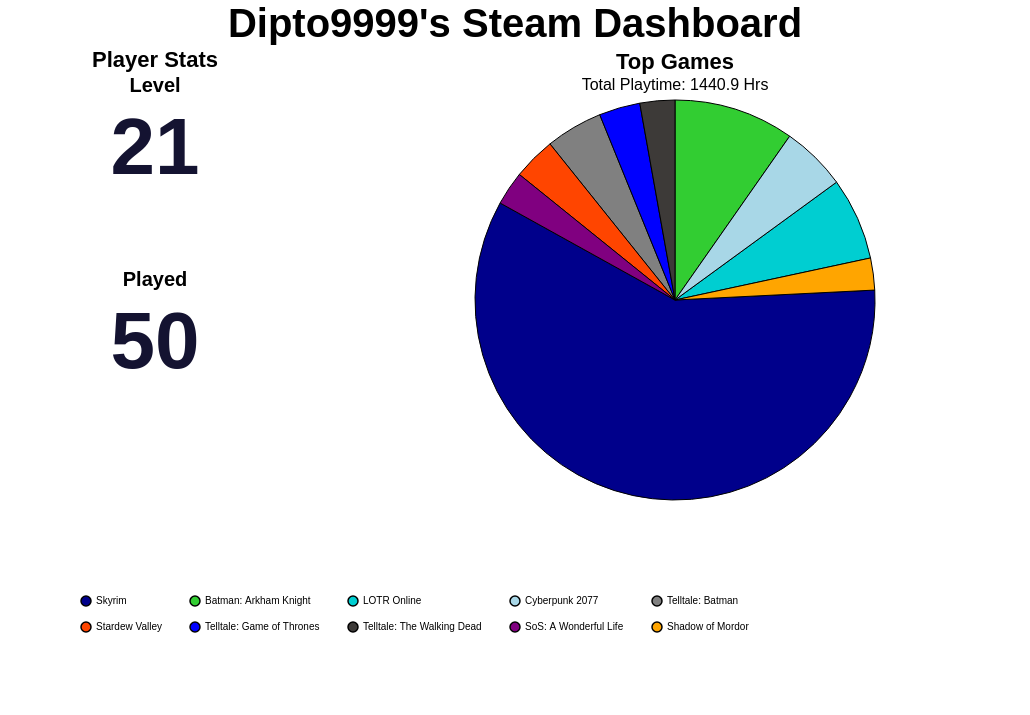

Vega-Lite specification stored for this chart:
### Vega-Lite specification from a JSON file in a GitHub repository (floating-point values rounded to 4 significant figures)
{"background": null, "config": {"view": {"continuousWidth": 300, "continuousHeight": 300, "strokeOpacity": 0, "strokeWidth": 1.5}, "axis": {"labelFontSize": 12, "titleFontSize": 16}, "legend": {"labelFontSize": 12, "titleFontSize": 16}}, "hconcat": [{"vconcat": [{"data": {"name": "data-ce2f25787bade8ca3fba4cb14335a451"}, "mark": {"type": "text", "align": "center", "baseline": "middle", "color": "#141331", "fontSize": 80, "fontWeight": "bold"}, "encoding": {"text": {"field": "Value", "type": "quantitative"}, "x": {"axis": null, "field": "Metric", "type": "nominal"}, "y": {"value": 50}}, "height": 150, "title": {"text": "Level", "anchor": "middle", "fontSize": 20}, "width": 300}, {"data": {"name": "data-92b892d679d5fbeaa0a56e1238c7fc12"}, "mark": {"type": "text", "align": "center", "baseline": "middle", "color": "#141331", "fontSize": 80, "fontWeight": "bold"}, "encoding": {"text": {"field": "Value", "type": "quantitative"}, "x": {"axis": null, "field": "Metric", "type": "nominal"}, "y": {"value": 50}}, "height": 150, "title": {"text": "Played", "anchor": "middle", "fontSize": 20}, "width": 300}], "title": {"text": "Player Stats", "anchor": "middle", "fontSize": 22}}, {"data": {"name": "data-b2da6c3eee8efb20e4c0e498a7d77a12"}, "mark": {"type": "arc", "stroke": "black", "strokeWidth": 1}, "encoding": {"color": {"field": "name", "legend": {"columnPadding": 25, "columns": 5, "direction": "horizontal", "labelFontSize": 10, "orient": "bottom", "padding": 75, "rowPadding": 10, "title": "", "titleAlign": "center", "titleFontSize": 16}, "scale": {"range": ["#00008B", "#32CD32", "#00CED1", "#A8D7E7", "#808080", "#FF4500", "#0000FF", "#3D3A38", "#800080", "#FFA500", "#006400", "#8B0000", "#FFD700", "#4682B4", "#2E8B57"]}, "sort": null, "type": "nominal"}, "theta": {"field": "playtime_percentage", "type": "quantitative"}, "tooltip": [{"field": "name", "title": "Game", "type": "nominal"}, {"field": "playtime_forever", "format": ".1f", "title": "Time (Hrs)", "type": "quantitative"}, {"field": "playtime_percentage", "format": ".2f", "title": "Playtime (%)", "type": "quantitative"}]}, "height": 400, "title": {"text": "Top Games", "anchor": "middle", "fontSize": 22, "subtitle": "Total Playtime: 1440.9 Hrs", "subtitleFontSize": 16}, "width": 700}], "padding": {"left": 250, "right": 250, "top": 0, "bottom": 0}, "title": {"text": "Dipto9999's Steam Dashboard", "anchor": "middle", "fontSize": 40}, "$schema": "https://vega.github.io/schema/vega-lite/v5.20.1.json", "datasets": {"data-ce2f25787bade8ca3fba4cb14335a451": [{"Metric": "Level", "Value": 21}], "data-92b892d679d5fbeaa0a56e1238c7fc12": [{"Metric": "Played", "Value": 50}], "data-b2da6c3eee8efb20e4c0e498a7d77a12": [{"name": "Skyrim", "playtime_forever": 845.3, "appid": 72850, "playtime_percentage": 58.85}, {"name": "Batman: Arkham Knight", "playtime_forever": 139.7, "appid": 208650, "playtime_percentage": 9.72}, {"name": "LOTR Online", "playtime_forever": 95.7, "appid": 212500, "playtime_percentage": 6.66}, {"name": "Cyberpunk 2077", "playtime_forever": 75.38, "appid": 1091500, "playtime_percentage": 5.25}, {"name": "Telltale: Batman", "playtime_forever": 66.22, "appid": 498240, "playtime_percentage": 4.61}, {"name": "Stardew Valley", "playtime_forever": 49.5, "appid": 413150, "playtime_percentage": 3.45}, {"name": "Telltale: Game of Thrones", "playtime_forever": 47.68, "appid": 330840, "playtime_percentage": 3.32}, {"name": "Telltale: The Walking Dead", "playtime_forever": 40.52, "appid": 207610, "playtime_percentage": 2.82}, {"name": "SoS: A Wonderful Life", "playtime_forever": 39.42, "appid": 2111170, "playtime_percentage": 2.74}, {"name": "Shadow of Mordor", "playtime_forever": 37.05, "appid": 241930, "playtime_percentage": 2.58}]}}
